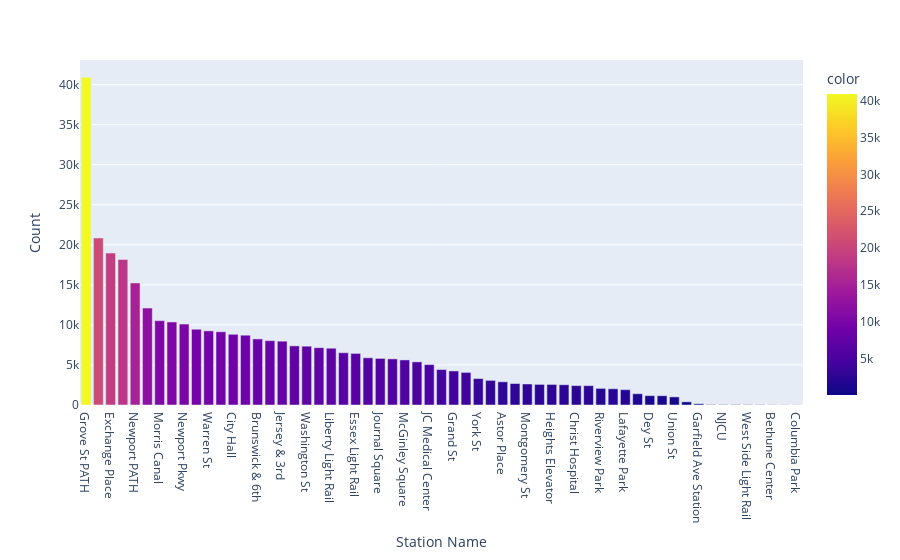

Notebook source saved alongside this figure:
### Markdown cell above
### Explore data on stations

### Code cell
px.bar(x=tripdata["start station name"].value_counts().index,
       y=tripdata["start station name"].value_counts().values,
       color=tripdata["start station name"].value_counts().values,
       labels={'x':'Station Name',"y":"Count"})

### Figure 1 — Plotly figure (JSON) as saved in the notebook; plotly's stock layout.template omitted (floating-point values rounded to 4 significant figures)
{"data": [{"alignmentgroup": "True", "hovertemplate": "Station Name=%{x}<br>Count=%{y}<br>color=%{marker.color}<extra></extra>", "legendgroup": "", "marker": {"color": [40931, 20867, 18970, 18184, 15247, 12105, 10534, 10371, 10108, 9462, 9258, 9145, 8829, 8718, 8251, 8035, 7973, 7383, 7344, 7157, 7091, 6527, 6440, 5894, 5819, 5757, 5629, 5384, 5046, 4426, 4252, 4069, 3301, 3076, 2898, 2685, 2624, 2574, 2567, 2532, 2420, 2416, 2075, 2026, 1913, 1404, 1168, 1159, 1015, 396, 155, 53, 49, 47, 42, 34, 24, 19, 14], "coloraxis": "coloraxis", "pattern": {"shape": ""}}, "name": "", "offsetgroup": "", "orientation": "v", "showlegend": false, "textposition": "auto", "type": "bar", "x": ["Grove St PATH", "Hamilton Park", "Exchange Place", "Sip Ave", "Newport PATH", "Harborside", "Morris Canal", "Marin Light Rail", "Newport Pkwy", "Newark Ave", "Warren St", "Van Vorst Park", "City Hall", "Paulus Hook", "Brunswick & 6th", "Jersey & 6th St", "Jersey & 3rd", "Brunswick St", "Washington St", "Columbus Drive", "Liberty Light Rail", "Manila & 1st", "Essex Light Rail", "Monmouth and 6th", "Journal Square", "Dixon Mills", "McGinley Square", "Oakland Ave", "JC Medical Center", "Pershing Field", "Grand St", "Baldwin at Montgomery", "York St", "Hilltop", "Astor Place", "Leonard Gordon Park", "Montgomery St", "Lincoln Park", "Heights Elevator", "Fairmount Ave", "Christ Hospital", "Bergen Ave", "Riverview Park", "5 Corners Library", "Lafayette Park", "Communipaw & Berry Lane", "Dey St", "Glenwood Ave", "Union St", "Jackson Square", "Garfield Ave Station", "JCBS Depot", "NJCU", "MLK Light Rail", "West Side Light Rail", "Bayside Park", "Bethune Center", "Danforth Light Rail", "Columbia Park"], "xaxis": "x", "y": [40931, 20867, 18970, 18184, 15247, 12105, 10534, 10371, 10108, 9462, 9258, 9145, 8829, 8718, 8251, 8035, 7973, 7383, 7344, 7157, 7091, 6527, 6440, 5894, 5819, 5757, 5629, 5384, 5046, 4426, 4252, 4069, 3301, 3076, 2898, 2685, 2624, 2574, 2567, 2532, 2420, 2416, 2075, 2026, 1913, 1404, 1168, 1159, 1015, 396, 155, 53, 49, 47, 42, 34, 24, 19, 14], "yaxis": "y"}], "layout": {"barmode": "relative", "coloraxis": {"colorbar": {"title": {"text": "color"}}, "colorscale": [[0, "#0d0887"], [0.1111, "#46039f"], [0.2222, "#7201a8"], [0.3333, "#9c179e"], [0.4444, "#bd3786"], [0.5556, "#d8576b"], [0.6667, "#ed7953"], [0.7778, "#fb9f3a"], [0.8889, "#fdca26"], [1, "#f0f921"]]}, "legend": {"tracegroupgap": 0}, "margin": {"t": 60}, "xaxis": {"anchor": "y", "domain": [0, 1], "title": {"text": "Station Name"}}, "yaxis": {"anchor": "x", "domain": [0, 1], "title": {"text": "Count"}}}}
